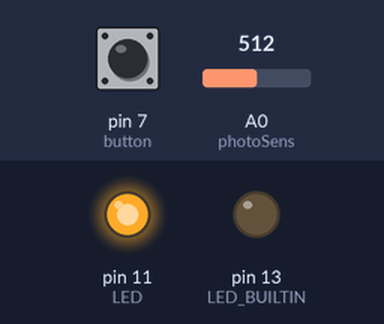
The sketch below on a simulated Arduino Uno, built with avr-gcc and run on an emulated ATmega328P. Shown: output pins drawn as LEDs (lit = HIGH). Dashed ring = blinking. Inputs (shaded band) come from the test bench; at power-on: A0 (photoSens) = 512, pin 7 (button) LOW. What the sketch prints to the serial monitor is not drawn.

Above: at 1.2 s.
1.3 s: A0 (photoSens) set to 793
4.4 s: A0 (photoSens) set to 810
At 5.0 s:
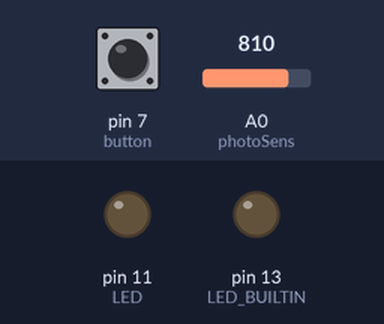
5.9 s: A0 (photoSens) set to 790
At 6.04 s:
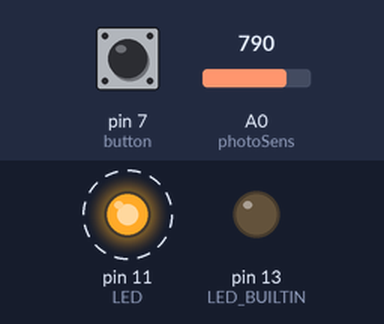
9.0 s: pin 7 (button) pulled HIGH for 1 s
At 9.88 s:
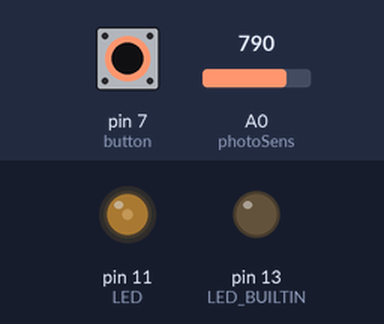
12.5 s: pin 7 (button) pulled HIGH for 0.15 s
15.6 s: A0 (photoSens) set to 900
At 15.6 s:
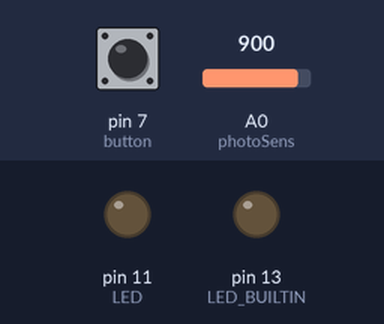
Timing chart, 0 to 18.1 s (numbered marks = the images above; inputs shaded):
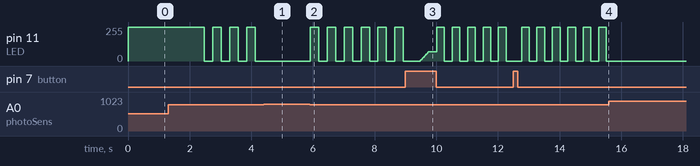

The sketch:

Light_Arduino.ino
```cpp
//============================================================================================
//Initializing values
int photoSens = A0;
int analogVal = 0;
int patCount = 0;   //Our pattern counter
//*************S
const int button = 7;
int buttonVal, buttonCnt;
const int LED = 11;

//============================================================================================
void setup() {
  Serial.begin(9600);   //debug purpose for PhotoResitor
  //Serial.begin(19200);  //debug purpose for Thermostat
  pinMode(A0, INPUT);   //photoResistor
  pinMode(A5, INPUT);   //ARDUINO 1
  pinMode(LED_BUILTIN, OUTPUT);
  //pinMode(10, HIGH);   //1 sphere
  pinMode(LED, HIGH);  //4 spheres
  pinMode(LED, OUTPUT);
  //pinMode(10, OUTPUT);
  //pinMode(11, OUTPUT);
  pinMode(button, INPUT);
  buttonCnt = 0;

}

//============================================================================================
//Holiday Tree lighting
void loop()
{


  //analogVal.update();
  analogVal = analogRead(photoSens);
  Serial.println(analogVal);

  //digitalWrite(9, HIGH);
  ///*
  if(analogVal < 800){
    serial();
   allOn();
   allFlash();
   fade();
   nine2eleven();
  }
  //Lighting in Room is Lit enough to have lights off
  else if(analogVal > 800){
    digitalWrite(LED, LOW);
    //digitalWrite(11, LOW);
  }
  delay(250);
 //*/
}


//============================================================================================
void allOn(){
    while(patCount < 11){
      serial();
      analogVal = analogRead(photoSens);
      Serial.println(analogVal);
//      push();
        if(analogVal > 800){
          return;
        }
      digitalWrite(LED, HIGH);
      //digitalWrite(11, HIGH);
      delay(200);
      patCount++;
    }
  }

//============================================================================================
void allFlash(){
    while(patCount < 21){
      analogVal = analogRead(photoSens);
      Serial.println(analogVal);
       //push();
       if(analogVal > 800){
          return;
        }
      digitalWrite(LED, HIGH);
     // digitalWrite(11, HIGH);
      delay(275);
      //digitalWrite(10, LOW);
      digitalWrite(LED, LOW);
      delay(275);
      patCount++;
      }
  }

//============================================================================================
 void fade(){
  serial();
  int brightness = 0;    // how bright the LED is
  int fadeAmount = 5;    // how many points to fade the LED by
   while(patCount < 36){
      analogVal = analogRead(photoSens);
      Serial.println(analogVal);
      if(analogVal > 800){
          return;
      }
    // set the brightness of pin 9:
    analogWrite(LED, brightness);
    //analogWrite(11, brightness);

    // change the brightness for next time through the loop:
    brightness = brightness + fadeAmount;

    // reverse the direction of the fading at the ends of the fade:
    if (brightness <= 0 || brightness >= 255) {
      fadeAmount = -fadeAmount;
    }
    // wait for 30 milliseconds to see the dimming effect
    delay(20);
    patCount++;
  }
}//endFade

//=======================================================================================
void nine2eleven(){
   while(patCount < 56){
    serial();
      analogVal = analogRead(photoSens);
      Serial.println(analogVal);
      if(analogVal > 800){
          return;
      }
    digitalWrite(LED, HIGH);
    delay(250);
   // digitalWrite(11,HIGH);
    //delay(250);
   // digitalWrite(10, LOW);
   // delay(250);
    digitalWrite(LED, LOW);
    delay(250);
    patCount++;
  }
    while(patCount < 66){
      analogVal = analogRead(photoSens);
      Serial.println(analogVal);
      if(analogVal > 800){
          return;
      }
    //digitalWrite(10, HIGH);
    //delay(250);
    //digitalWrite(10,LOW);
    //delay(250);
    digitalWrite(LED, HIGH);
    delay(250);
    digitalWrite(LED, LOW);
    delay(250);
    patCount++;
  }
  patCount = 0;
}//END 9 11

//=============================================================
void serial(){
   //$$$$$$$$$$$$$$$$$$$$$$$$-SERIAL-COMMUNICATION-$$$$$$$$$$$$$$$$$$$$$$$$$$$$$$$$$$$$$$$$
  buttonVal = digitalRead(button);
  if(buttonVal == HIGH) {
    buttonCnt++;
    delay(250);
  }

  Serial.write(buttonCnt);
  while(Serial.available()>0){
    if(Serial.read()%2 == 0){
      digitalWrite(LED, LOW);
      Serial.print("0");
     // digitalWrite(LED2, LOW);
    }
    else {
      digitalWrite(LED, HIGH);
      Serial.print("1");
     // digitalWrite(LED2, HIGH);
    }
  }
  //$$$$$$$$$$$$$$$$$$$$$$$$-CONTINUE-To-LIGHT-SHOW-$$$$$$$$$$$$$$$$$$$$$$$$$$$$$$$$$$$$$$$

}
```

Measured:
- the behaviour switches between 800 and 801 on A0 (photoSens) (found by bisection; images 0 and 1)
- after the input at 4.4 s, pin 11 (LED): stops changing and stays 0/255
- after the input at 5.9 s, pin 11 (LED): alternates 255/255 for 0.28 s and 0/255 for 0.28 s, starting at once
- after the input at 15.6 s, pin 11 (LED): stops changing and stays 0/255
- by itself, pin 11 (LED): alternates 255/255 for 0.28 s and 0/255 for 0.28 s
